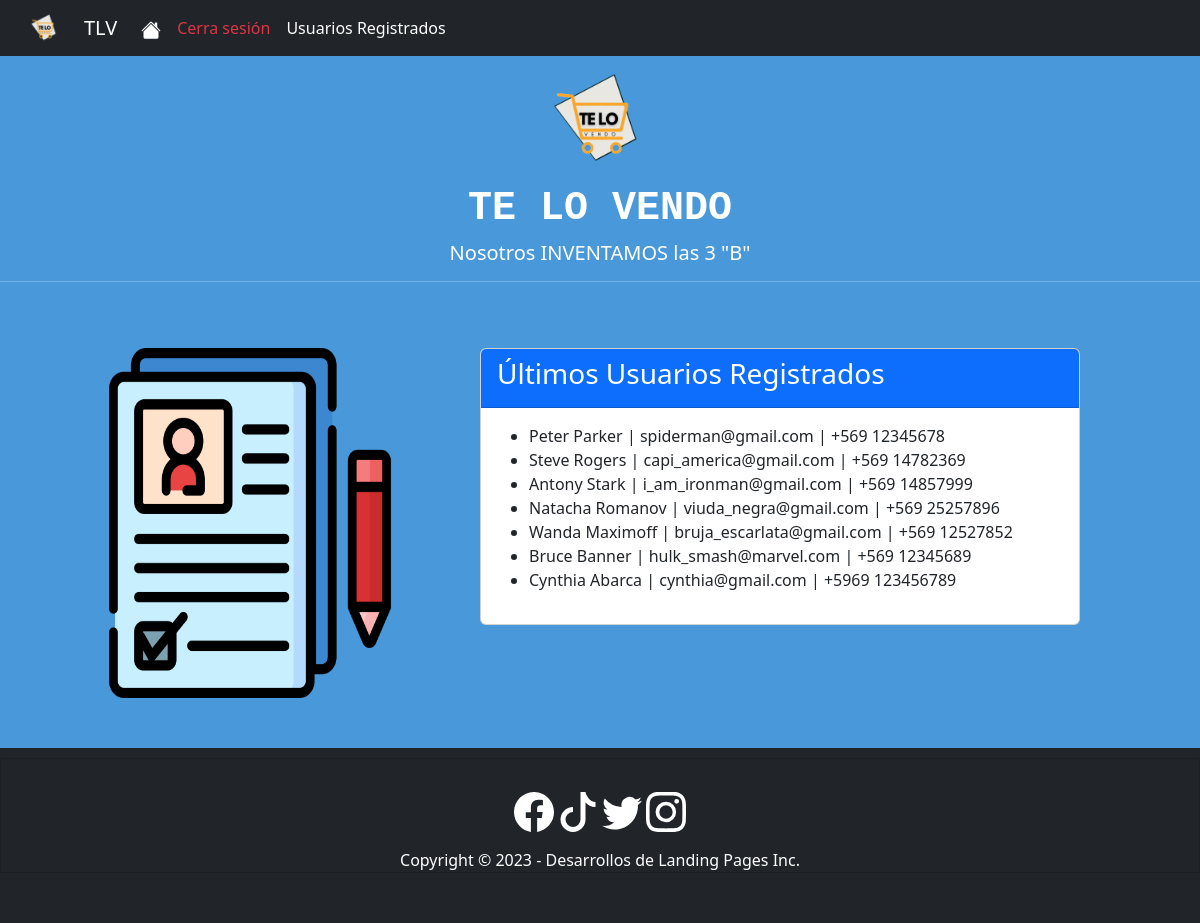
The page /usuarios/ (signed in) on the database its author committed.
### aplicacion1/models.py (models this page shows, shortened)
class Usuario(models.Model):
    nombre = models.CharField(max_length=100)
    apellido = models.CharField(max_length=100)
    nombre_usuario = models.CharField(max_length=100, unique=True, default='usuario')
    correo = models.EmailField()
    telefono = models.CharField(max_length=20)
    imagen_perfil = models.ImageField(upload_to='static/img/perfil/', blank=True, null=True)

### aplicacion1/views.py (the view)
# urls.py: path('usuarios/', lista_usuarios, name='lista_usuarios'),
def lista_usuarios(request):
    usuarios = Usuario.objects.all()
    return render(request, 'usuarios.html', {'usuarios': usuarios})

### aplicacion1/templates/app/usuarios.html (shortened to what this page needs)
{% extends "base.html" %}
{% block imagen2 %}
{% load static %}
<img id="imagen" src="{% static 'img/registro.png' %}" alt="logo_fenix" width="400" height="400">
{% endblock %}
{% block formulario/lista %}
<div class="card" style = "margin-left: 40%; margin-right: 10%;">
    <div class="card-header bg-primary text-white" >
        <h3>Últimos Usuarios Registrados</h3>
    </div>
    <div class="card-body ps-6">
        <div>
            <ul class="lista_usuarios">
                {% for usuario in usuarios %}
                <li>
                    {% load static %}
                    {{ usuario.nombre }} {{ usuario.apellido }} | {{ usuario.correo }} | {{ usuario.telefono }}
                </li>
                {% endfor %}
            </ul>
        </div>
    </div>
</div>
{% endblock %}

### aplicacion1/static/style.css (style rules this page uses)
#imagen { float: left; padding-left: 100px; padding-bottom: 50px; text-align: center; }
#fondo { background-color: rgb(72, 152, 218); }

### rows shown on the page
Usuario: nombre "Peter", apellido "Parker", correo "spiderman@gmail.com", telefono "+569 12345678"
Usuario: nombre "Steve", apellido "Rogers", correo "capi_america@gmail.com", telefono "+569 14782369"
Usuario: nombre "Antony", apellido "Stark", correo "i_am_ironman@gmail.com", telefono "+569 14857999"
Usuario: nombre "Natacha", apellido "Romanov", correo "viuda_negra@gmail.com", telefono "+569 25257896"
Usuario: nombre "Wanda", apellido "Maximoff", correo "bruja_escarlata@gmail.com", telefono "+569 12527852"
Usuario: nombre "Bruce", apellido "Banner", correo "hulk_smash@marvel.com", telefono "+569 12345689"
Usuario: nombre "Cynthia", apellido "Abarca", correo "cynthia@gmail.com", telefono "+5969 123456789"
